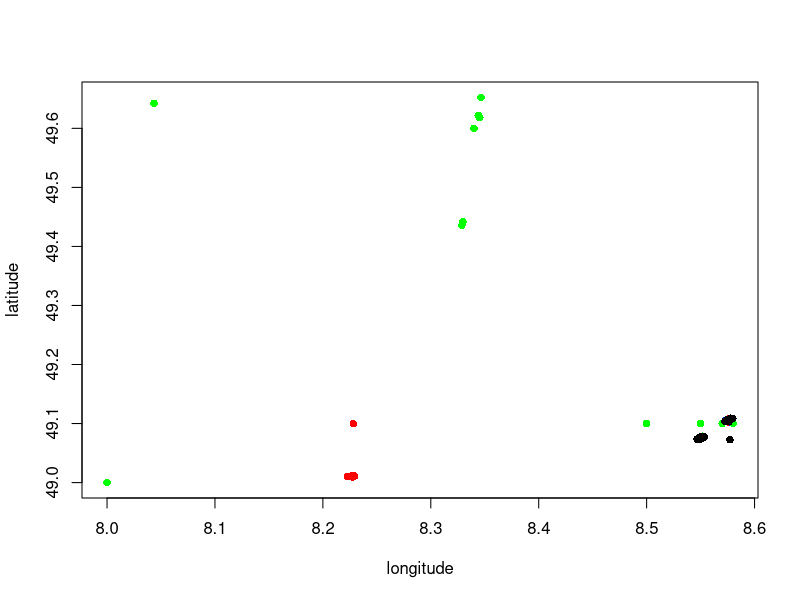

Source code (R): (Note: this script raises an error after producing the figure.)
library(raster)
### Check your working directory and
### set it, if not on the right path!
getwd()

### Read site data ####
sites <- read.table("data/header_2015-2018.csv", sep=" ", header=TRUE)

### First plot
sites$color <- 1 + sites$year - min(sites$year, na.rm = TRUE)
mycolors <- c("blue", "red", "green", "black")
plot(latitude ~ longitude, data = sites, col = mycolors[sites$color], pch=16)

### Task: How many vegetation plots per year?
### Hint: table()

### Plot with Shape file
shp <- getData("GADM", country='DE', level=3, path = "../")

sregion <- shp[shp@data$NAME_1 %in% c("Rheinland-Pfalz", "Baden-Württemberg"),]

ka <- sregion[sregion@data$NAME_2 %in% c("Karlsruhe", "Südliche Weinstraße"),]   #, "Germersheim", "Südwestpfalz", "Südliche Weinstraße"),]
x11()
plot(latitude ~ longitude, data = sites, col = mycolors[sites$color], pch=16, asp=1)
plot(ka, add=TRUE)

### TASK: Add a legend (year, colors) and write the map figure into a pdf file into a new folder "figures".
### Hints: legend(), pdf(), dev.off()

pdf("results/test.pdf")
plot(latitude ~ longitude, data = sites, col = mycolors[sites$color], pch=16, asp=1)
legend("topright", legend = unique(sites$year), col = mycolors, pch = 16)
dev.off()
